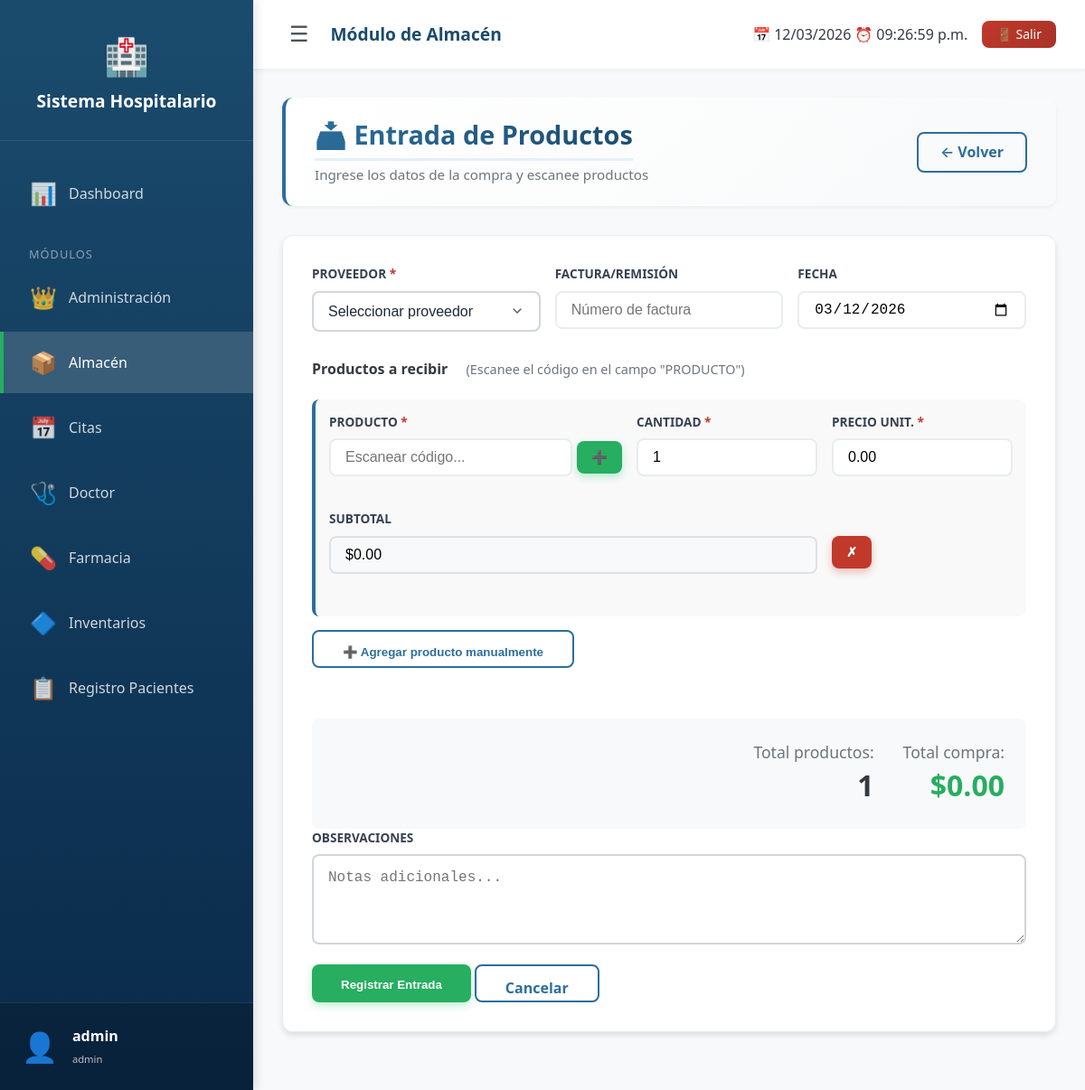
Page /Hospital/modules/almacen/entrada.php (signed in) on the committed database.
### tables this page shows
CREATE TABLE `modulos` (
  `id` int(11) NOT NULL,
  `nombre` varchar(50) DEFAULT NULL,
  `ruta` varchar(100) DEFAULT NULL
);

### Hospital/modules/almacen/entrada.php (the view, shortened to what this page needs)
<?php
require_once '../../config/db.php';
require_once '../../includes/header.php';
$fecha_actual = date('Y-m-d');
?>
<div class="fade-in modulo-almacen">
    <div class="almacen-header">
        <div>
            <h1>📥 Entrada de Productos</h1>
            <p class="almacen-subtitle">Ingrese los datos de la compra y escanee productos</p>
        </div>
        <a href="productos.php" class="almacen-btn almacen-btn-outline">← Volver</a>
    </div>
    <div class="almacen-card">
        <form method="POST" action="procesar_entrada.php" id="formEntrada">
            <div class="almacen-form-row">
                <div class="almacen-form-group">
                    <label class="required">PROVEEDOR</label>
                    <select name="proveedor_id" class="almacen-form-control" required>
                        <option value="">Seleccionar proveedor</option>
                    </select>
                </div>
                <div class="almacen-form-group">
                    <label>FACTURA/REMISIÓN</label>
                    <input type="text" name="referencia" class="almacen-form-control" placeholder="Número de factura">
                </div>
                <div class="almacen-form-group">
                    <label>FECHA</label>
                    <input type="date" name="fecha" class="almacen-form-control" value="<?= $fecha_actual ?>">
                </div>
            </div>
            <h4>Productos a recibir <span style="font-size: 0.9rem; font-weight: normal; margin-left: var(--spacing-md); color: var(--gray-600);">
                (Escanee el código en el campo "PRODUCTO")
            </span></h4>
            <div id="items-container">
            </div>
            <button type="button" class="almacen-btn almacen-btn-outline" onclick="agregarFilaVacia()" style="margin-bottom: var(--spacing-lg);">
                ➕ Agregar producto manualmente
            </button>
            <div class="almacen-totales">
                <div class="almacen-totales-item">
                    <div class="almacen-totales-label">Total productos:</div>
                    <div class="almacen-totales-valor" id="total-items">0</div>
                </div>
                <div class="almacen-totales-item">
                    <div class="almacen-totales-label">Total compra:</div>
                    <div class="almacen-totales-valor success" id="total-compra">$0.00</div>
                </div>
            </div>
            <div class="almacen-form-group">
                <label>OBSERVACIONES</label>
                <textarea name="observaciones" class="almacen-form-control" rows="3"
                          placeholder="Notas adicionales..."></textarea>
            </div>
            <div class="almacen-flex almacen-gap-sm">
                <button type="submit" class="almacen-btn almacen-btn-success">Registrar Entrada</button>
                <a href="productos.php" class="almacen-btn almacen-btn-outline">Cancelar</a>
            </div>
        </form>
    </div>
</div>
<?php require_once '../../includes/footer.php'; ?>

### Hospital/includes/header.php (shortened to what this page needs)
<?php
$menu_modulos = [];
if (isset($_SESSION['user_id'])) {
    require_once __DIR__ . '/../config/db.php';
    try {
        $stmt = $pdo->prepare("
            SELECT m.nombre, m.ruta,
                   CASE m.nombre
                       WHEN 'Administración' THEN '👑'
                       WHEN 'Almacén' THEN '📦'
                       WHEN 'Citas' THEN '📅'
                       WHEN 'Doctor' THEN '🩺'
                       WHEN 'Farmacia' THEN '💊'
                       WHEN 'Registro Pacientes' THEN '📋'
                       ELSE '🔷'
                   END as icono
            FROM usuario_modulos um
            JOIN modulos m ON um.modulo_id = m.id
            WHERE um.usuario_id = ?
            ORDER BY m.nombre
        ");
        $stmt->execute([$_SESSION['user_id']]);
        $menu_modulos = $stmt->fetchAll();
    } catch (PDOException $e) {
        error_log("Error al cargar módulos: " . $e->getMessage());
        $menu_modulos = [];
    }
}
?>
<!DOCTYPE html>
<html lang="es">
<head>
    <link rel="stylesheet" href="<?= BASE_URL ?>assets/css/estilos.css">
    <?php
    $ruta_actual = $_SERVER['PHP_SELF'];
    if (strpos($ruta_actual, '/modules/almacen/') !== false): ?>
        <link rel="stylesheet" href="<?= BASE_URL ?>modules/almacen/assets/css/almacen.css">
    <?php
    elseif (strpos($ruta_actual, '/modules/farmacia/') !== false): ?>
        <link rel="stylesheet" href="<?= BASE_URL ?>modules/farmacia/assets/css/farmacia.css">
    <?php endif; ?>
</head>
<body class="<?php echo (strpos($_SERVER['PHP_SELF'], '/modules/almacen/') !== false) ? 'modulo-almacen' : ''; ?>">
    <div class="app-wrapper">
        <aside class="sidebar" id="sidebar">
            <div class="sidebar-logo">
                <div class="logo-icon">🏥</div>
                <h2><?= SISTEMA_NOMBRE ?></h2>
            </div>
            <?php if (isset($_SESSION['user_id'])): ?>
                <ul class="nav-menu">
                    <li class="nav-item">
                        <a href="<?= BASE_URL ?>dashboard.php" class="nav-link <?= basename($_SERVER['PHP_SELF']) == 'dashboard.php' ? 'active' : '' ?>">
                            <span class="nav-icon">📊</span>
                            <span class="nav-text">Dashboard</span>
                        </a>
                    </li>
                    <li class="nav-item" style="margin-top: var(--spacing-lg);">
                        <div style="padding: 0 var(--spacing-lg); color: rgba(255,255,255,0.5); font-size: 0.8rem; text-transform: uppercase; letter-spacing: 1px;">
                            <span class="nav-text">Módulos</span>
                        </div>
                    </li>
                    <?php if (!empty($menu_modulos)): ?>
                        <?php foreach ($menu_modulos as $modulo): ?>
                            <li class="nav-item">
                                <a href="<?= BASE_URL ?>modules/<?= $modulo['ruta'] ?>/index.php"
                                   class="nav-link <?= strpos($_SERVER['PHP_SELF'], $modulo['ruta']) !== false ? 'active' : '' ?>">
                                    <span class="nav-icon"><?= $modulo['icono'] ?></span>
                                    <span class="nav-text"><?= $modulo['nombre'] ?></span>
                                </a>
                            </li>
                        <?php endforeach; ?>
                    <?php endif; ?>
                </ul>
                <div class="user-info-sidebar">
                    <div class="user-name">
                        <span class="user-avatar">👤</span>
                        <span class="nav-text">
                            <strong><?= htmlspecialchars($_SESSION['usuario'] ?? 'Usuario') ?></strong>
                            <br>
                            <small style="font-size: 0.7rem; opacity: 0.7;"><?= $_SESSION['rol'] ?? '' ?></small>
                        </span>
                    </div>
                </div>
            <?php endif; ?>
        </aside>
        <main class="main-content" id="mainContent">
            <header class="main-header">
                <div style="display: flex; align-items: center; gap: var(--spacing-md);">
                    <button class="sidebar-toggle" id="sidebarToggle" title="Toggle sidebar">
                        ☰
                    </button>
                    <h2 style="margin: 0; font-size: 1.2rem;">
                        <?php
                        $pagina = basename($_SERVER['PHP_SELF']);
                        $modulo = basename(dirname($_SERVER['PHP_SELF']));
                        if ($pagina == 'dashboard.php') {
                            echo 'Panel Principal';
                        } elseif ($modulo == 'admin') {
                            echo 'Administración';
                        } elseif ($modulo == 'almacen') {
                            echo 'Módulo de Almacén';
                        } elseif ($modulo == 'farmacia') {
                            echo 'Módulo de Farmacia';
                        } else {
                            echo ucfirst(str_replace('.php', '', $pagina));
                        }
                        ?>
                    </h2>
                </div>
                <?php if (isset($_SESSION['user_id'])): ?>
                    <div style="display: flex; align-items: center; gap: var(--spacing-md);">
                        <span style="display: flex; align-items: center; gap: var(--spacing-xs);">
                            <span>📅</span>
                            <span id="fechaActual"><?= date('d/m/Y') ?></span>
                            <span>⏰</span>
                            <span id="horaActual"></span>
                        </span>
                        <a href="<?= BASE_URL ?>logout.php" class="btn btn-sm btn-danger" onclick="return confirm('¿Cerrar sesión?')">
                            🚪 Salir
                        </a>
                    </div>
                <?php endif; ?>
            </header>
            <div style="flex: 1; padding: var(--spacing-xl);">

### Hospital/assets/css/estilos.css (style rules this page uses)
:root { --primary: #2c6e9c; --primary-dark: #1a4b6d; --primary-light: #4a8bb7; --primary-soft: #e3f0fa; --success: #27ae60; --success-dark: #219a52; --success-light: #d4edda; --danger: #c0392b; --danger-dark: #a83226; --danger-light: #f8d7da; --warning: #f39c12; --warning-light: #fff3cd; --info: #3498db; --info-light: #d1ecf1; --gray-100: #f8f9fa; --gray-200: #e9ecef; --gray-300: #dee2e6; --gray-400: #ced4da; --gray-500: #adb5bd; --gray-600: #6c757d; --gray-700: #495057; --gray-800: #343a40; --gray-900: #212529; --shadow-sm: 0 2px 4px rgba(0,0,0,0.05); --shadow-md: 0 4px 6px rgba(0,0,0,0.1); --shadow-lg: 0 10px 15px rgba(0,0,0,0.1); --shadow-xl: 0 20px 25px rgba(0,0,0,0.15); --radius-sm: 4px; --radius-md: 8px; --radius-lg: 12px; --radius-xl: 20px; --spacing-xs: 4px; --spacing-sm: 8px; --spacing-md: 16px; --spacing-lg: 24px; --spacing-xl: 32px; --spacing-xxl: 48px; --font-family: 'Segoe UI', Roboto, system-ui, -apple-system, sans-serif; --font-size-xs: 0.75rem; --font-size-sm: 0.875rem; --font-size-md: 1rem; --font-size-lg: 1.125rem; --font-size-xl: 1.25rem; --font-size-xxl: 1.5rem; --transition-fast: 150ms ease; --transition-normal: 250ms ease; --transition-slow: 350ms ease; }
* { margin: 0; padding: 0; box-sizing: border-box; }
html { font-size: 16px; scroll-behavior: smooth; }
body { font-family: var(--font-family); background: linear-gradient(135deg, #f5f7fa 0%, #e9eef2 100%); color: var(--gray-800); line-height: 1.5; min-height: 100vh; display: flex; flex-direction: column; }
h1, h2, h3, h4, h5, h6 { color: var(--gray-800); margin-bottom: var(--spacing-lg); font-weight: 600; line-height: 1.2; }
h1 { font-size: var(--font-size-xxl); border-bottom: 3px solid var(--primary-soft); padding-bottom: var(--spacing-sm); display: inline-block; }
h2 { font-size: var(--font-size-xl); color: var(--primary-dark); }
.btn { display: inline-flex; align-items: center; justify-content: center; gap: var(--spacing-sm); padding: var(--spacing-md) var(--spacing-xl); border: none; border-radius: var(--radius-md); font-size: var(--font-size-md); font-weight: 500; cursor: pointer; transition: all var(--transition-fast); text-decoration: none; line-height: 1; position: relative; overflow: hidden; }
.btn::after { content: ''; position: absolute; top: 50%; left: 50%; width: 0; height: 0; border-radius: 50%; background: rgba(255, 255, 255, 0.3); transform: translate(-50%, -50%); transition: width 0.3s, height 0.3s; }
.btn-danger { background: linear-gradient(135deg, var(--danger) 0%, var(--danger-dark) 100%); color: white; }
.btn-sm { padding: var(--spacing-sm) var(--spacing-md); font-size: var(--font-size-sm); }
.fade-in { animation: fadeIn 0.5s ease; }
.main-header h2 { color: var(--primary-dark); font-size: 1.1rem; font-weight: 600; margin: 0; }
.sidebar, .main-content { transition: all 0.3s cubic-bezier(0.4, 0, 0.2, 1); }

### rows in the picture
modulos: icono "👑", nombre "Administración"
modulos: icono "📦", nombre "Almacén"
modulos: icono "📅", nombre "Citas"
modulos: icono "🩺", nombre "Doctor"
modulos: icono "💊", nombre "Farmacia"
modulos: icono "🔷", nombre "Inventarios"
modulos: icono "📋", nombre "Registro Pacientes"

### other values in the picture
SISTEMA_NOMBRE "Sistema Hospitalario"
$_SESSION['usuario'] "admin"
$_SESSION['rol'] "admin"
